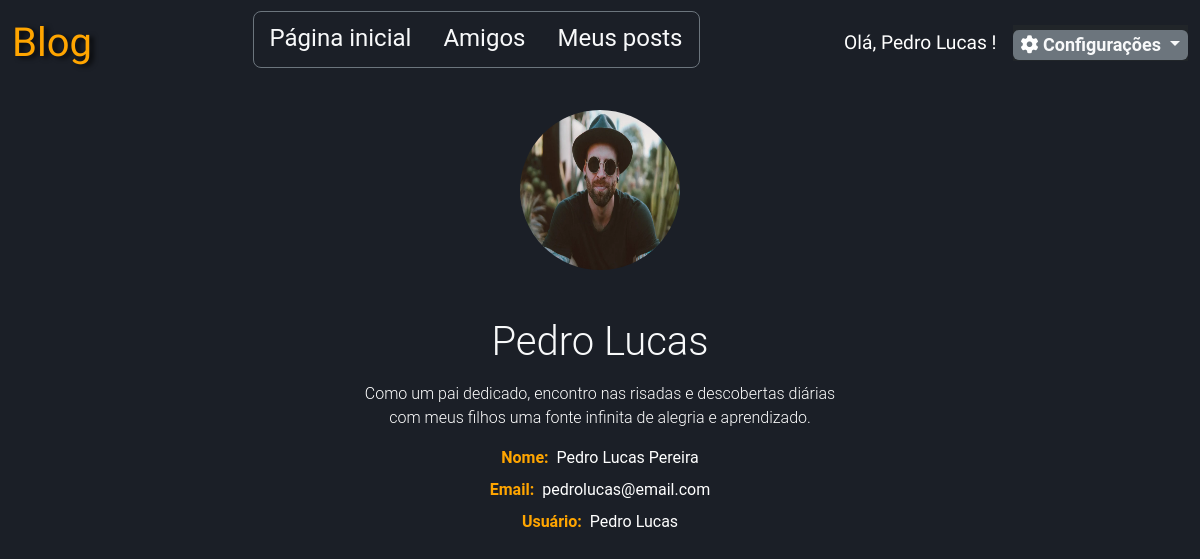
The page /public/perfil.php (signed in) on the database its author committed.
### tables this page shows
CREATE TABLE `usuarios` (
  `id` int(11) NOT NULL,
  `email` varchar(140) NOT NULL,
  `usuario` varchar(50) NOT NULL,
  `senha` varchar(255) NOT NULL,
  `foto` varchar(100) DEFAULT NULL,
  `admin` tinyint(1) NOT NULL DEFAULT 0,
  `nome` varchar(50) NOT NULL,
  `sobreMim` varchar(300) DEFAULT NULL
);

### public/perfil.php (called while the page is built)
<?php
include(__DIR__.'/../controller/perfil.controller.php');
include(__DIR__.'/../views/perfil.view.php');

### controller/perfil.controller.php (called while the page is built, shortened)
<?php
require_once(__DIR__."/../includes.php");
require_once(__DIR__."/../Daofactory/usuarios.php");
if(isset($_GET['id']) && !empty($_GET['id'])){
    $id = filter_input(INPUT_GET, 'id', FILTER_VALIDATE_INT);
}else{
    $id = filter_var($_SESSION['id'], FILTER_VALIDATE_INT);
}
if(isset($id) && !empty($id)){
    $usuario = Usuarios::getUsuariosById($id);
    $usuario['foto'] = (!is_null($usuario['foto']))? $usuario['foto'] : 'imagens/default-user.jpg';
}else{
    header("Location: ./home.php");
}

### Daofactory/usuarios.php (called while the page is built, shortened)
<?php
class Usuarios {
    public static function getUsuariosById($id){
        global $mysqli;
        $sql_code = "SELECT * FROM usuarios where id='$id' ";
        $sql_query = $mysqli->query($sql_code) or die("Falha na execução do código sql" . $mysqli->error);
        $row = $sql_query->fetch_assoc();
        return $row;
    }
}

### views/perfil.view.php (the view)
<?php include(__DIR__ . "/../defaultHtml.php"); ?>
<main class="col-md-10 mx-auto">
    <div class="d-flex flex-column justify-content-center align-items-center my-4 w-100 container-perfil">
        <img id="fotoUsuario" class="fotoUsuario-perfil bg-white rounded-circle" src="../<?= $usuario['foto'] ?>">
        <p class="titulo-principal-perfil text-center display-6 mt-5 text-light"><span><?= $usuario['usuario'] ?></span></p>
        <p class="sobre-mim-amigo text-center fw-light"><?=$usuario['sobreMim']?></p>
        <div class="div-inputs">
            <form action="" class="">
                    <div class="">
                        <div class="">
                            <label for="usuario" class="form-label label-amigos text-start text-light fw-bold" style="color:orange;">Nome:</label>
                            <span class="dados-amigo"><?=$usuario['nome']?></span>
                        </div>
                        <div class="">
                            <label for="email" class="form-label label-amigos text-start text-light fw-bold" style="color:orange">Email:</label>
                            <span class="dados-amigo"><?= $usuario['email'] ?></span>
                        </div>
                        <div class="">
                                <label for="usuario" class="form-label label-amigos text-start text-light fw-bold" style="color:orange;">Usuário:</label>
                                <span class="dados-amigo w-100"><?= $usuario['usuario'] ?></span>
                        </div>
                </div>
            </form>
        </div>
    </div>
</main>
<?php include(__DIR__ . "/../defaultHtmlEnd.php"); ?>

### style/style.css (style rules this page uses)
:root { --bg-color: #1b1f27; --bg-form :#181920; --cinza-claro : #4C4A4A; --branco-transparente:#9A8E8E; --font-color:white; --laranja-claro:#E6DCCA; --laranja : orange; --laranja-escuro:rgb(190, 133, 26); --fundo-input: #252A34; }
html { height: 100%; scroll-behavior: smooth; }
body { background-color: var(--bg-color)!important; color:var(--font-color); height: 100%; }

### style/post.css (style rules this page uses)
body { font-family: 'Roboto', sans-serif; text-align: center; background: #f1f1f1; }

### style/perfil.css (style rules this page uses)
.div-inputs { width: 300px; }
.fotoUsuario-perfil { width: 10rem; height: 10rem; }
.form-label { font-size: 1rem; }
.label-amigos { color: orange!important; }
.dados-amigo { text-align: start; padding-left: 4px; }
.sobre-mim-amigo { width: 30rem; }
.titulo-principal-perfil { display: flex; justify-content: left; }
.titulo-principal-perfil span { overflow: hidden; white-space: nowrap; border-right: .15em solid pink; animation: animacao_digitacao 2s steps(30) forwards, animacao_cursor 5s steps(30) forwards; }

### rows shown on the page
usuarios: foto (picture), usuario "Pedro Lucas", sobreMim "Como um pai dedicado, encontro nas risadas e descobertas diárias com meus filhos uma fonte infinita de alegria e aprendizado.", nome "Pedro Lucas Pereira", email "pedrolucas@email.com"

### other values the page prints
$_SESSION['user'] "Pedro Lucas"
